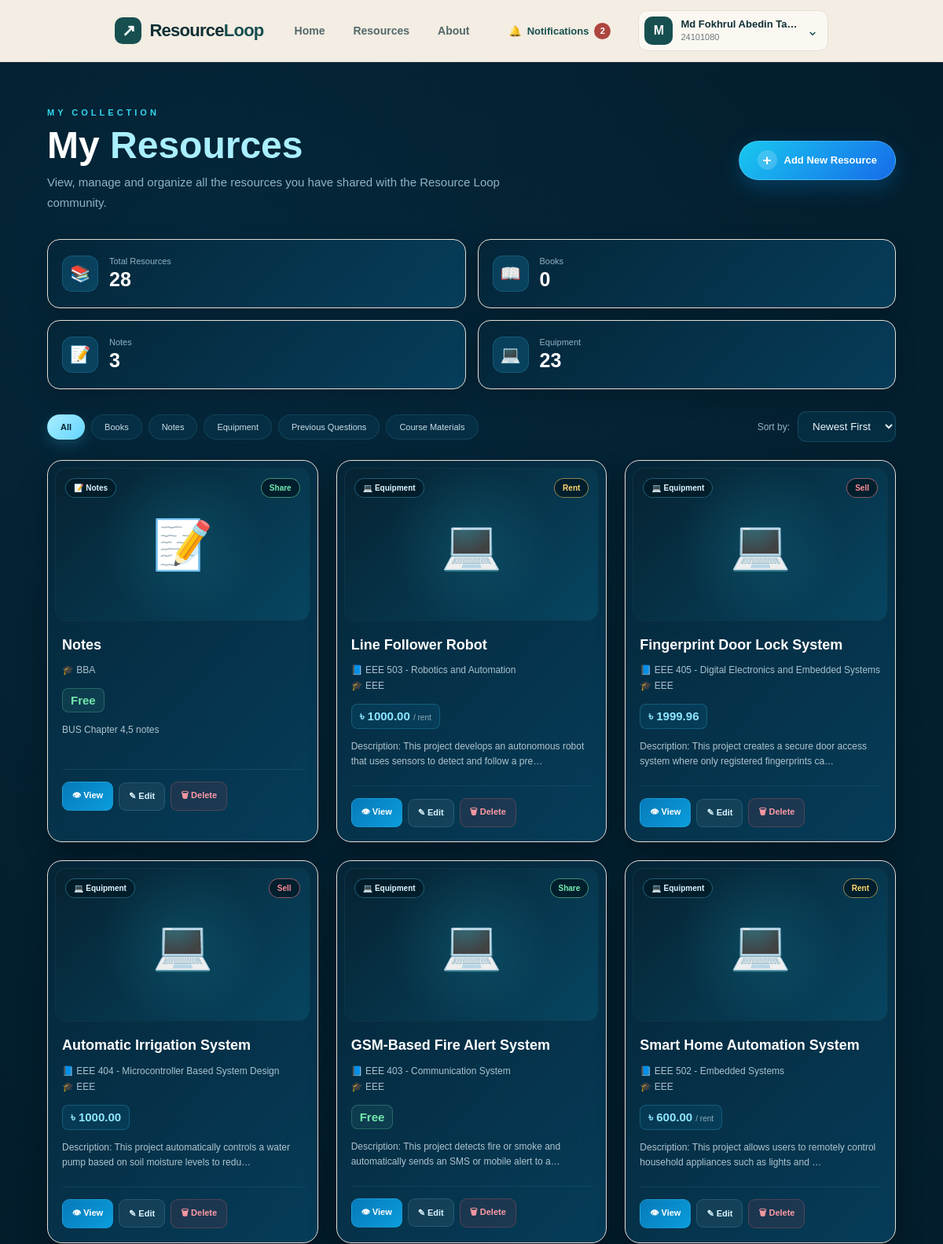
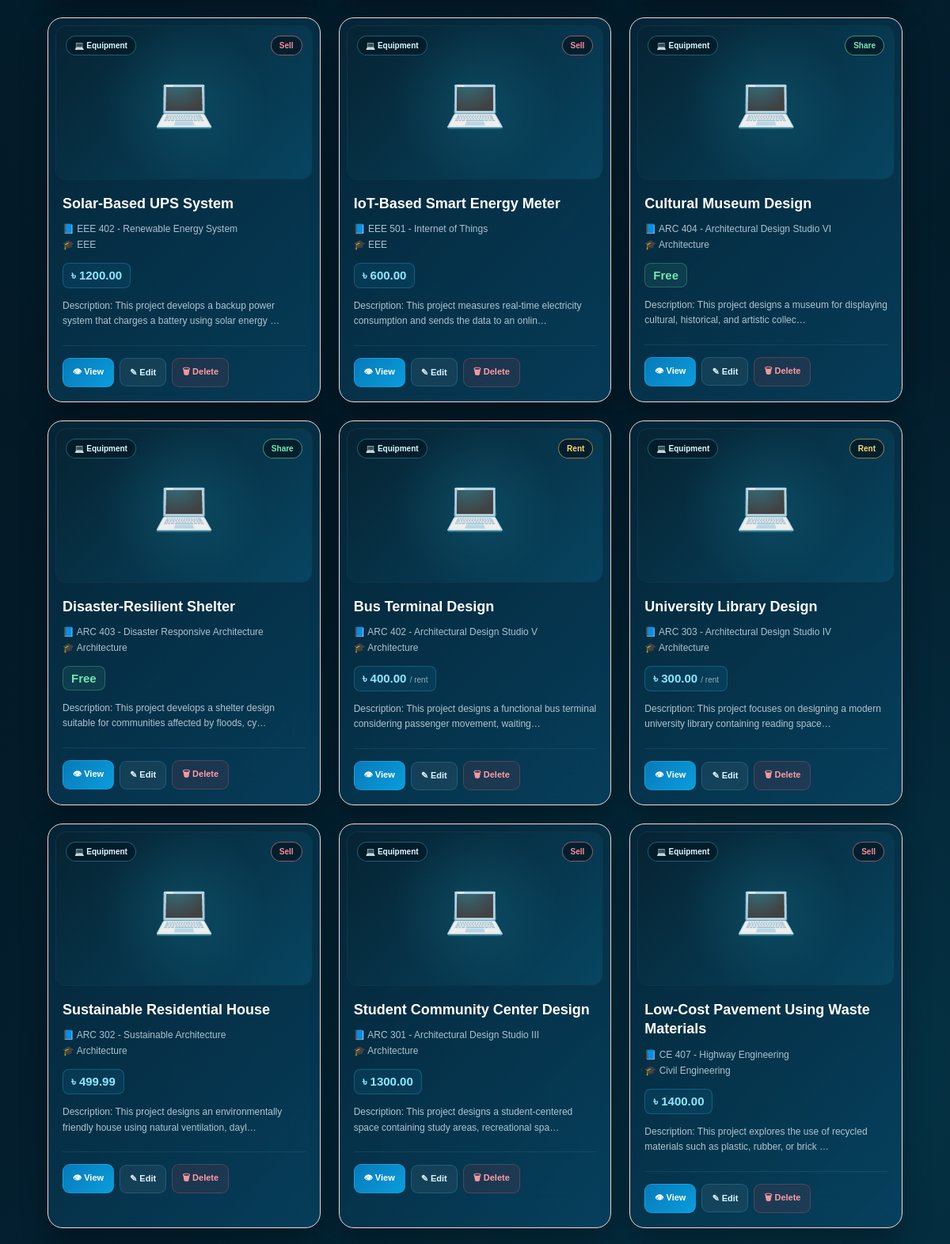
Screenshot of /my-resources/ (signed in, upper part) with the database file from the repository (2 pictures, top to bottom).
### resources/models.py (models this page shows, shortened)
class ResourceItem(models.Model):
    CATEGORY_CHOICES = [
        ('books', 'Books'),
        ('notes', 'Notes'),
        ('equipment', 'Equipment'),
        ('previous_questions', 'Previous Questions'),
        ('course_materials', 'Course Materials'),
    ]
    SHARE_TYPE_CHOICES = [
        ('share', 'Share'),
        ('rent', 'Rent'),
        ('sell', 'Sell'),
    ]
    student = models.ForeignKey(
        Student,
        on_delete=models.CASCADE,
        related_name="resource_items",
        null=True,
        blank=True
    )
    title = models.CharField(
        max_length=200
    )
    category = models.CharField(
        max_length=30,
        choices=CATEGORY_CHOICES
    )
    description = models.TextField(
        blank=True
    )
    author = models.CharField(
        max_length=150,
        blank=True
    )
    department = models.CharField(
        max_length=100,
        blank=True
    )
    course_code = models.CharField(
        max_length=50,
        blank=True
    )
    share_type = models.CharField(
        max_length=20,
        choices=SHARE_TYPE_CHOICES,
        default='share'
    )
    price = models.DecimalField(
        max_digits=30,
        decimal_places=2,
        null=True,
        blank=True
    )
    file = models.FileField(
        upload_to='resources/',
        blank=True,
        null=True
    )
    image = models.ImageField(
        upload_to='resource_images/',
        blank=True,
        null=True
    )
    created_at = models.DateTimeField(
        auto_now_add=True
    )

### resources/views.py (the view)
# urls.py: path('my-resources/', views.my_resources, name='my_resources'),
def my_resources(request):
    student = get_logged_student(request)
    if not student:
        request.session.flush()
        return redirect("login")
    all_items = ResourceItem.objects.filter(
        student=student
    )
    total_items = all_items.count()
    books_count = all_items.filter(
        category="books"
    ).count()
    notes_count = all_items.filter(
        category="notes"
    ).count()
    equipment_count = all_items.filter(
        category="equipment"
    ).count()
    previous_questions_count = all_items.filter(
        category="previous_questions"
    ).count()
    course_materials_count = all_items.filter(
        category="course_materials"
    ).count()
    selected_category = request.GET.get("category", "")
    items = all_items
    if selected_category:
        items = items.filter(
            category=selected_category
        )
    items = items.order_by("-created_at")
    context = {
        "student": student,
        "items": items,
        "total_items": total_items,
        "books_count": books_count,
        "notes_count": notes_count,
        "equipment_count": equipment_count,
        "previous_questions_count": previous_questions_count,
        "course_materials_count": course_materials_count,
        "selected_category": selected_category,
    }
    return render(request, "my_resources.html", context)

### requests_app/context_processors.py (called while the page is built)
def navbar_notifications(request):
    student_id = request.session.get("student_id")
    if not student_id:
        return {"navbar_unread_notifications": 0}
    return {
        "navbar_unread_notifications": WebsiteNotification.objects.filter(
            recipient_id=student_id, is_read=False
        ).count()
    }

### resources/views.py (called while the page is built)
def get_logged_student(request):
    student_id = request.session.get("student_id")
    if not student_id:
        return None
    return Student.objects.filter(id=student_id).first()

### templates/my_resources.html (shortened to what this page needs)
{% load static %}
<!DOCTYPE html>
<html lang="en">
<head>
    <link rel="stylesheet"
          href="{% static 'css/my_resources.css' %}">
    <link rel="stylesheet" href="{% static 'css/shared_theme.css' %}">
</head>
<body>
{% include 'includes/navbar.html' %}
<main class="my-resource-section">
    <section class="top-area">
        <div class="top-left">
            <p class="tag">
                MY COLLECTION
            </p>
            <h1>
                My <span>Resources</span>
            </h1>
            <p class="subtitle">
                View, manage and organize all the resources
                you have shared with the Resource Loop community.
            </p>
        </div>
        <a href="{% url 'add_item' %}"
           class="add-item-button">
            <span class="plus-icon">
                +
            </span>
            Add New Resource
        </a>
    </section>
    <section class="dashboard-stats">
        <div class="stat-card">
            <div class="stat-icon">
                📚
            </div>
            <div>
                <p>
                    Total Resources
                </p>
                <strong>
                    {{ total_items }}
                </strong>
            </div>
        </div>
        <div class="stat-card">
            <div class="stat-icon">
                📖
            </div>
            <div>
                <p>
                    Books
                </p>
                <strong>
                    {{ books_count }}
                </strong>
            </div>
        </div>
        <div class="stat-card">
            <div class="stat-icon">
                📝
            </div>
            <div>
                <p>
                    Notes
                </p>
                <strong>
                    {{ notes_count }}
                </strong>
            </div>
        </div>
        <div class="stat-card">
            <div class="stat-icon">
                💻
            </div>
            <div>
                <p>
                    Equipment
                </p>
                <strong>
                    {{ equipment_count }}
                </strong>
            </div>
        </div>
    </section>
    <section class="filter-area">
        <div class="filter-left">
            <a href="{% url 'my_resources' %}"
               class="filter-btn
               {% if not selected_category %}
                   active-filter
               {% endif %}">
                All
            </a>
            <a href="{% url 'my_resources' %}?category=books"
               class="filter-btn
               ">
                Books
            </a>
            <a href="{% url 'my_resources' %}?category=notes"
               class="filter-btn
               ">
                Notes
            </a>
            <a href="{% url 'my_resources' %}?category=equipment"
               class="filter-btn
               ">
                Equipment
            </a>
            <a href="{% url 'my_resources' %}?category=previous_questions"
               class="filter-btn
               ">
                Previous Questions
            </a>
            <a href="{% url 'my_resources' %}?category=course_materials"
               class="filter-btn
               ">
                Course Materials
            </a>
        </div>
        <div class="filter-right">
            <span>
                Sort by:
            </span>
            <select>
                <option>
                    Newest First
                </option>
            </select>
        </div>
    </section>
    <section class="resource-grid">
        {% for item in items %}
            <article class="resource-card">
                <div class="image-area">
                    {% if item.image %}
                        <img src="{{ item.image.url }}"
                             alt="{{ item.title }}">
                    {% else %}
                        <div class="default-image">
                            {% if item.category == "books" %}
                                📚
                            {% elif item.category == "notes" %}
                                📝
                            {% elif item.category == "equipment" %}
                                💻
                            {% elif item.category == "previous_questions" %}
                                📄
                            {% elif item.category == "course_materials" %}
                                🎓
                            {% else %}
                                📦
                            {% endif %}
                        </div>
                    {% endif %}
                    <span class="category">
                        {% if item.category == "books" %}
                            📚 Books
                        {% elif item.category == "notes" %}
                            📝 Notes
                        {% elif item.category == "equipment" %}
                            💻 Equipment
                        {% elif item.category == "previous_questions" %}
                            📄 Previous Question
                        {% elif item.category == "course_materials" %}
                            🎓 Course Material
                        {% else %}
                            Resource
                        {% endif %}
                    </span>
                    <span class="item-type {{ item.share_type }}">
                        {{ item.get_share_type_display }}
                    </span>
                </div>
                <div class="card-content">
                    <h2>
                        {{ item.title }}
                    </h2>
                    <div class="meta-area">
                        {% if item.course_code %}
                            <p>
                                📘 {{ item.course_code }}
                            </p>
                        {% endif %}
                        {% if item.department %}
                            <p>
                                🎓 {{ item.department }}
                            </p>
                        {% endif %}
                    </div>
                    {% if item.share_type == "rent" %}
                        <div class="price">
                            ৳ {{ item.price }}
                            <span>
                                / rent
                            </span>
                        </div>
                    {% elif item.share_type == "sell" %}
                        <div class="price">
                            ৳ {{ item.price }}
                        </div>
                    {% else %}
                        <div class="price free-price">
                            Free
                        </div>
                    {% endif %}
                    <p class="description">
                        {% if item.description %}
                            {{ item.description|truncatechars:100 }}
                        {% else %}
                            No description available.
                        {% endif %}
                    </p>
                    <div class="action-buttons">
                        <a href="{% url 'resource_detail' item.id %}"
                           class="view-btn">
                            👁 View
                        </a>
                        <a href="{% url 'edit_item' item.id %}"
                           class="edit-btn">
                            ✎ Edit
                        </a>
                        <form method="POST"
                              action="{% url 'delete_item' item.id %}">
                            <button type="submit"
                                    class="delete-btn"
                                   >
                                🗑 Delete
                            </button>
                        </form>
                    </div>
                </div>
            </article>
        {% endfor %}
    </section>
</main>
</body>
</html>

### static/css/shared_theme.css (style rules this page uses)
:root { --rl-bg:#F6F1E8; --rl-nav:#F3EDE3; --rl-ink:#102F35; --rl-teal:#174F50; --rl-green:#DCEBE3; --rl-peach:#F8E8DA; --rl-border:#E4DFD6; }
html { scroll-behavior:smooth; }
body { background-color:var(--rl-bg); color:var(--rl-ink); }
body .form-box,body .request-card,body .resource-card,body .info-card,body .contact-card,body .detail-card,body .profile-sidebar,body .stat-card,body .card,body .filter-box { border-color:var(--rl-border); }
body input:not([type=checkbox]):not([type=radio]),body textarea,body select { accent-color:var(--rl-teal); }

### rows the page displays
ResourceItem: category "📝 Notes", share_type "Share", title "Notes", department "BBA", shows "Free", description "BUS Chapter 4,5 notes"
ResourceItem: category "💻 Equipment", share_type "Rent", title "Line Follower Robot", course_code "EEE 503 - Robotics and Automation", department "EEE", price "1000.00", description "Description: This project develops an autonomous robot that uses sensors to detect and follow a pre…"
ResourceItem: category "💻 Equipment", share_type "Sell", title "Fingerprint Door Lock System", course_code "EEE 405 - Digital Electronics and Embedded Systems", department "EEE", price "1999.96", description "Description: This project creates a secure door access system where only registered fingerprints ca…"
ResourceItem: category "💻 Equipment", share_type "Sell", title "Automatic Irrigation System", course_code "EEE 404 - Microcontroller Based System Design", department "EEE", price "1000.00", description "Description: This project automatically controls a water pump based on soil moisture levels to redu…"
ResourceItem: category "💻 Equipment", share_type "Share", title "GSM-Based Fire Alert System", course_code "EEE 403 - Communication System", department "EEE", shows "Free", description "Description: This project detects fire or smoke and automatically sends an SMS or mobile alert to a…"
ResourceItem: category "💻 Equipment", share_type "Rent", title "Smart Home Automation System", course_code "EEE 502 - Embedded Systems", department "EEE", price "600.00", description "Description: This project allows users to remotely control household appliances such as lights and …"
ResourceItem: category "💻 Equipment", share_type "Sell", title "Solar-Based UPS System", course_code "EEE 402 - Renewable Energy System", department "EEE", price "1200.00", description "Description: This project develops a backup power system that charges a battery using solar energy …"
ResourceItem: category "💻 Equipment", share_type "Sell", title "IoT-Based Smart Energy Meter", course_code "EEE 501 - Internet of Things", department "EEE", price "600.00", description "Description: This project measures real-time electricity consumption and sends the data to an onlin…"
ResourceItem: category "💻 Equipment", share_type "Share", title "Cultural Museum Design", course_code "ARC 404 - Architectural Design Studio VI", department "Architecture", shows "Free", description "Description: This project designs a museum for displaying cultural, historical, and artistic collec…"
ResourceItem: category "💻 Equipment", share_type "Share", title "Disaster-Resilient Shelter", course_code "ARC 403 - Disaster Responsive Architecture", department "Architecture", shows "Free", description "Description: This project develops a shelter design suitable for communities affected by floods, cy…"
ResourceItem: category "💻 Equipment", share_type "Rent", title "Bus Terminal Design", course_code "ARC 402 - Architectural Design Studio V", department "Architecture", price "400.00", description "Description: This project designs a functional bus terminal considering passenger movement, waiting…"
ResourceItem: category "💻 Equipment", share_type "Rent", title "University Library Design", course_code "ARC 303 - Architectural Design Studio IV", department "Architecture", price "300.00", description "Description: This project focuses on designing a modern university library containing reading space…"
ResourceItem: category "💻 Equipment", share_type "Sell", title "Sustainable Residential House", course_code "ARC 302 - Sustainable Architecture", department "Architecture", price "499.99", description "Description: This project designs an environmentally friendly house using natural ventilation, dayl…"
ResourceItem: category "💻 Equipment", share_type "Sell", title "Student Community Center Design", course_code "ARC 301 - Architectural Design Studio III", department "Architecture", price "1300.00", description "Description: This project designs a student-centered space containing study areas, recreational spa…"
ResourceItem: category "💻 Equipment", share_type "Sell", title "Low-Cost Pavement Using Waste Materials", course_code "CE 407 - Highway Engineering", department "Civil Engineering", price "1400.00", description "Description: This project explores the use of recycled materials such as plastic, rubber, or brick …"

### other values shown
{{ navbar_unread_notifications }} "2"
{{ request.session.full_name|default:'S'|slice:':1'|upper }} "M"
{{ request.session.full_name|default:'Student' }} "Md Fokhrul Abedin Ta…"
{{ request.session.registration_id|default:'Student ID' }} "24101080"
{{ total_items }} "28"
{{ books_count }} "0"
{{ notes_count }} "3"
{{ equipment_count }} "23"
